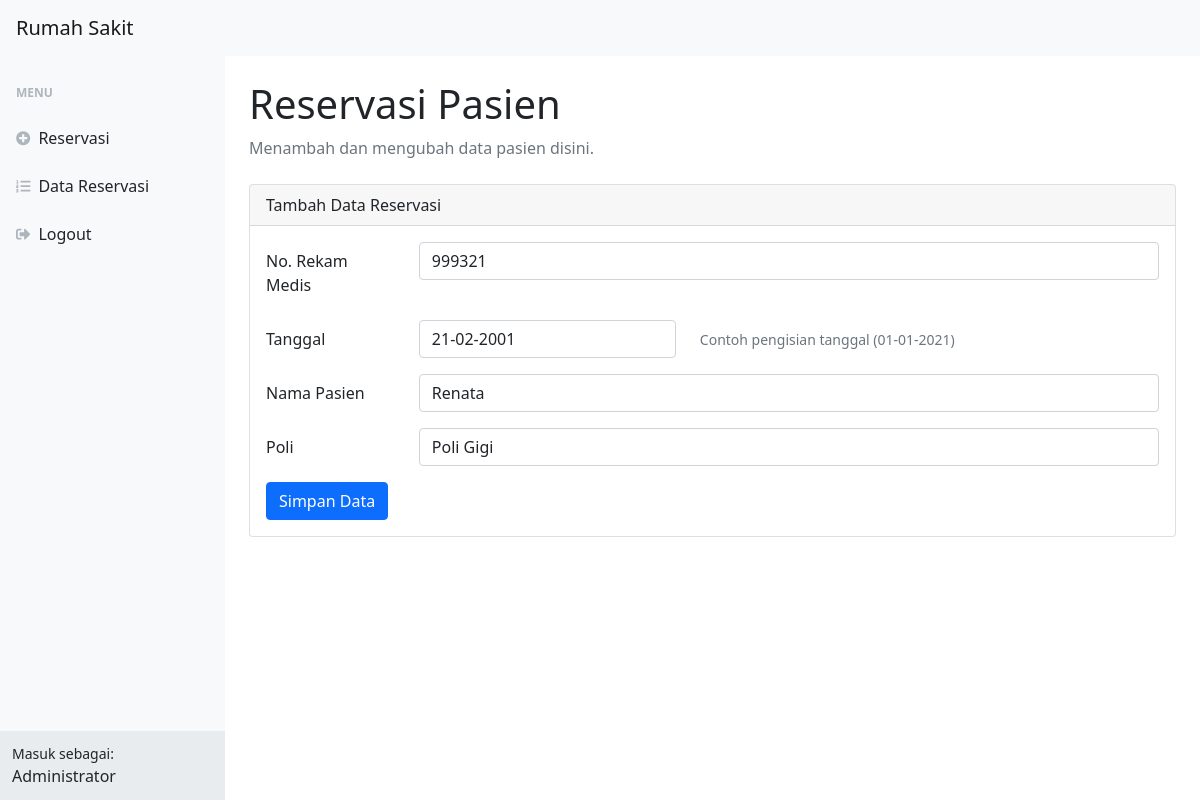
/index.php?op=edit&id=3 (signed in), run on the app's committed database.
### tables this page shows
CREATE TABLE `reservasi` (
  `id` int(11) NOT NULL,
  `rm` int(11) NOT NULL,
  `tanggal` varchar(10) NOT NULL,
  `namapasien` varchar(25) NOT NULL,
  `poli` varchar(25) NOT NULL
);

### function.php (called while the page is built, shortened)
<?php
$host       = "localhost";
$user       = "root";
$pass       = "";
$db         = "reservasi_db";
$koneksi    = mysqli_connect($host, $user, $pass, $db);
if (isset($_GET['op'])) {
    $op = $_GET['op'];
} else {
    $op = "";
}
if ($op == 'edit') {
    $id         = $_GET['id'];
    $sql1       = "select * from reservasi where id = '$id'";
    $q1         = mysqli_query($koneksi, $sql1);
    $r1         = mysqli_fetch_array($q1);
    $rm         = $r1['rm'];
    $tanggal    = $r1['tanggal'];
    $namapasien = $r1['namapasien'];
    $poli       = $r1['poli'];
}
?>

### index.php (the view, shortened to what this page needs)
<?php
require 'function.php';
?>
<!DOCTYPE html>
<html lang="en">
<head>
    <link href="https://cdn.jsdelivr.net/npm/simple-datatables@latest/dist/style.css" rel="stylesheet" />
    <link href="css/styles.css" rel="stylesheet" />
</head>
<body class="sb-nav-fixed">
    <nav class="sb-topnav navbar navbar-expand navbar-light bg-light">
        <a class="navbar-brand ps-3" href="index.php">Rumah Sakit</a>
    </nav>
    <div id="layoutSidenav">
        <div id="layoutSidenav_nav">
            <nav class="sb-sidenav accordion sb-sidenav-light" id="sidenavAccordion">
                <div class="sb-sidenav-menu">
                    <div class="nav">
                        <div class="sb-sidenav-menu-heading">Menu</div>
                        <a class="nav-link" href="index.php">
                            <div class="sb-nav-link-icon"><i class="fas fa-plus-circle"></i></div>
                            Reservasi
                        </a>
                        <a class="nav-link" href="tabelreservasi.php">
                            <div class="sb-nav-link-icon"><i class="fas fa-list-ol"></i></div>
                            Data Reservasi
                        </a>
                        <a class="nav-link" href="logout.php">
                            <div class="sb-nav-link-icon"><i class="fas fa-sign-out-alt"></i></div>
                            Logout
                        </a>
                    </div>
                </div>
                <div class="sb-sidenav-footer">
                    <div class="small">Masuk sebagai:</div>
                    Administrator
                </div>
            </nav>
        </div>
        <div id="layoutSidenav_content">
            <main>
                <div class="container-fluid px-4">
                    <h1 class="mt-4">Reservasi Pasien</h1>
                    <ol class="breadcrumb mb-4">
                        <li class="breadcrumb-item active">Menambah dan mengubah data pasien disini.</li>
                    </ol>
                    <div class="mx-auto">
                        <div class="card">
                            <div class="card-header">
                                Tambah Data Reservasi
                            </div>
                            <div class="card-body">
                                <form action="" method="POST">
                                    <div class="mb-3 row">
                                        <label for="rm" class="col-sm-2 col-form-label">No. Rekam Medis</label>
                                        <div class="col-sm-10">
                                            <input type="text" class="form-control" id="rm" name="rm" value="<?php echo $rm ?>">
                                        </div>
                                    </div>
                                    <div class="mb-3 row align-items-center">
                                        <label for="tanggal" class="col-sm-2 col-form-label">Tanggal</label>
                                        <div class="col-auto">
                                            <input type="text" class="form-control" id="tanggal" name="tanggal" value="<?php echo $tanggal ?>">
                                        </div>
                                        <div class="col-auto">
                                            <span id="tanggalHelp" class="form-text">
                                                Contoh pengisian tanggal (01-01-2021)
                                            </span>
                                        </div>
                                    </div>
                                    <div class="mb-3 row">
                                        <label for="namapasien" class="col-sm-2 col-form-label">Nama Pasien</label>
                                        <div class="col-sm-10">
                                            <input type="text" class="form-control" id="namapasien" name="namapasien" value="<?php echo $namapasien ?>">
                                        </div>
                                    </div>
                                    <div class="mb-3 row">
                                        <label for="poli" class="col-sm-2 col-form-label">Poli</label>
                                        <div class="col-sm-10">
                                            <select class="form-control" name="poli" id="poli">
                                                <option value="Gigi" <?php if ($poli == "Gigi") echo "selected" ?>>Poli
                                                    Gigi</option>
                                            </select>
                                        </div>
                                    </div>
                                    <div class="col-12">
                                        <input type="submit" name="simpan" value="Simpan Data" class="btn btn-primary" />
                                    </div>
                                </form>
                            </div>
                        </div>
                    </div>
                </div>
        </div>
    </div>
</body>
</html>

### index.php (style rules this page uses)
.card { margin-top: 10px; margin-bottom: 10px; }

### data on the page
reservasi: rm "999321", tanggal "21-02-2001", namapasien "Renata", poli "Poli Gigi"
